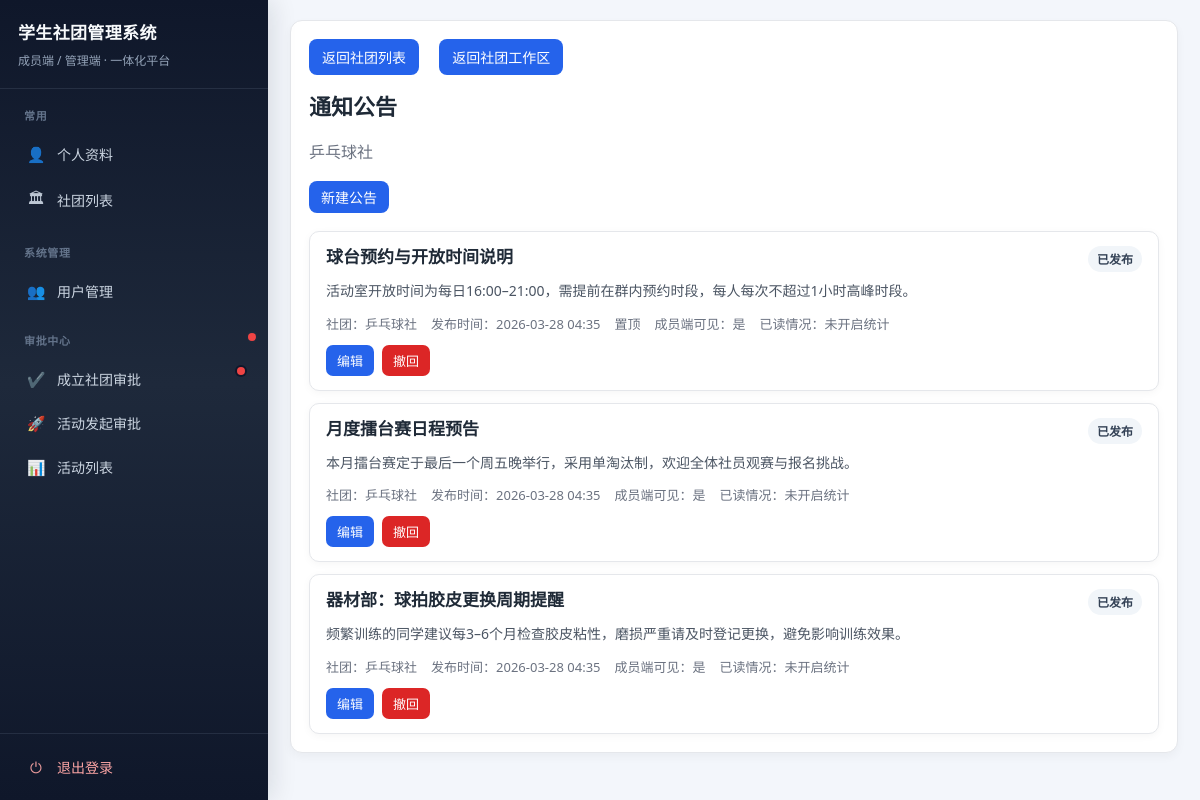
/my-clubs/7/notices/ (signed in), run on the app's committed database.
### club/models.py (models this page shows, shortened)
class ClubInfo(models.Model):
    name = models.CharField(max_length=128, default="学生社团")
    intro = models.TextField(blank=True)
    charter = models.TextField(blank=True)
    contact = models.CharField(max_length=128, blank=True)
    logo_url = models.URLField("标志图片链接", blank=True)
    logo = models.ImageField("标志图片（上传）", upload_to="club_logos/", blank=True)
    principal = models.CharField(max_length=64, blank=True)

class Notice(models.Model):
    club = models.ForeignKey(
        "ClubInfo",
        on_delete=models.CASCADE,
        null=True,
        blank=True,
        related_name="notices",
    )
    title = models.CharField(max_length=128)
    content = models.TextField()
    status = models.CharField(max_length=16, choices=NoticeStatus.choices, default=NoticeStatus.DRAFT)
    scope = models.CharField(max_length=16, choices=NoticeScope.choices, default=NoticeScope.ALL)
    target_department = models.ForeignKey(Department, on_delete=models.SET_NULL, null=True, blank=True)
    target_role = models.CharField(max_length=20, choices=RoleChoices.choices, null=True, blank=True)
    pinned = models.BooleanField(default=False)
    track_read_stats = models.BooleanField(
        "统计已读人数",
        default=False,
        help_text="开启后成员需在公告详情页手动标记已读，社长/副社长可参与统计；高级管理员仅可查看比例不参与标记。",
    )
    publish_at = models.DateTimeField(default=timezone.now)
    created_by = models.ForeignKey(settings.AUTH_USER_MODEL, on_delete=models.SET_NULL, null=True)
    created_at = models.DateTimeField(auto_now_add=True)
    class Meta:
        ordering = ["-pinned", "-publish_at", "-created_at"]

### club/views.py (the view, shortened to what this page needs)
# urls.py: path("notices/", views.notice_list, name="notice_list"),
@login_required
def notice_list(request, club_pk=None):
    profile = request.user.memberprofile
    if profile.role == RoleChoices.SUPER_ADMIN:
        if club_pk:
            club = get_object_or_404(ClubInfo, pk=club_pk)
            notices = Notice.objects.filter(club=club).order_by("-pinned", "-publish_at", "-created_at")
            notices = _attach_notice_read_stats(notices)
            return render(
                request,
                "club/notice_list.html",
                {
                    "club": club,
                    "notices": notices,
                    "read_ids": set(),
                    "is_super_admin_list": True,
                    "can_manage_notices": True,
                    "schedule_now": timezone.now(),
                },
            )
        messages.info(request, "请从社团列表进入具体社团后查看公告。")
        return redirect("club:club_list")

### club/views.py (called while the page is built)
def _attach_notice_read_stats(notices):
    notice_list = list(notices)
    for notice in notice_list:
        if notice.track_read_stats and notice.status == NoticeStatus.PUBLISHED and notice.club_id:
            _, eligible_count, read_count = _notice_read_stats_bundle(notice)
            notice.read_stat_text = f"{read_count}/{eligible_count} 已读"
        elif notice.track_read_stats:
            notice.read_stat_text = "待发布后统计"
        else:
            notice.read_stat_text = "未开启统计"
    return notice_list

### templates/club/notice_list.html (shortened to what this page needs)
{% extends 'club/base.html' %}
{% block page_back %}
{% if club %}
<p class="page-back">
    {% if user.memberprofile.role == 'super_admin' %}
    <a class="btn" href="{% url 'club:club_list' %}">返回社团列表</a>
    {% endif %}
    <a class="btn" href="{% url 'club:my_club_detail' club.pk %}" {% if user.memberprofile.role == 'super_admin' %}style="margin-left:8px;"{% endif %}>返回社团工作区</a>
</p>
{% else %}
<p class="page-back"><a class="btn" href="{% url 'club:my_clubs' %}">返回我的社团</a></p>
{% endif %}
{% endblock %}
{% block content %}
<h2>通知公告</h2>
{% if club %}
<p class="muted">{{ club.name }}</p>
{% else %}
<p class="muted">已汇总你加入社团中可见的全部通知公告。</p>
{% endif %}
{% if can_manage_notices and club %}
<div class="inline-actions notice-toolbar">
    <a class="btn" href="{% url 'club:club_notice_new' club.pk %}">新建公告</a>
</div>
{% endif %}
<div class="notice-card-list">
    {% for n in notices %}
    <article class="notice-card{% if n.is_unviewed %} notice-card-unviewed{% endif %}">
        <a class="notice-card-link" href="{% url 'club:notice_detail' n.pk %}" aria-label="查看公告：{{ n.title }}"></a>
        <div class="notice-card-head">
            <h3 class="notice-card-title">{{ n.title }}</h3>
            {% if can_manage_notices %}
            <span class="notice-status">{{ n.get_status_display }}</span>
            {% elif n.pinned %}
            <span class="notice-status">置顶</span>
            {% endif %}
        </div>
        <p class="notice-card-excerpt">{{ n.content|striptags|truncatechars:140 }}</p>
        <div class="notice-meta">
            <span>社团：{{ n.club.name }}</span>
            <span>发布时间：{{ n.publish_at|date:"Y-m-d H:i" }}</span>
            {% if n.pinned and can_manage_notices %}<span>置顶</span>{% endif %}
        {% if can_manage_notices %}
            {% if n.status == 'published' and n.publish_at > schedule_now %}
            <span>成员端可见：定时（{{ n.publish_at|date:"m-d H:i" }}起）</span>
            {% elif n.status == 'published' %}
            <span>成员端可见：是</span>
            {% else %}
            <span>成员端可见：否</span>
            {% endif %}
            <span>已读情况：{{ n.read_stat_text }}</span>
        {% endif %}
        </div>
        {% if can_manage_notices %}
        <div class="notice-card-actions">
                <a class="btn btn-sm" href="{% url 'club:club_notice_edit' n.club.pk n.pk %}">编辑</a>
                {% if n.status == 'published' %}
                <a class="btn btn-sm btn-danger" href="{% url 'club:club_notice_action' n.club.pk n.pk 'recall' %}">撤回</a>
                {% else %}
                <a class="btn btn-sm" href="{% url 'club:club_notice_action' n.club.pk n.pk 'publish' %}">发布</a>
                {% endif %}
        </div>
        {% endif %}
    </article>
    {% empty %}
    <div class="notice-empty muted">暂无公告</div>
    {% endfor %}
</div>
{% endblock %}

### templates/club/base.html (style rules this page uses)
:root { --bg: #f3f6fb; --card: #ffffff; --text: #1f2a37; --muted: #6b7280; --border: #e5e7eb; --primary: #2563eb; --primary-hover: #1d4ed8; --success-bg: #ecfdf3; }
* { box-sizing: border-box; }
body { margin: 0; background: var(--bg); color: var(--text); font-family: "Segoe UI", "Microsoft YaHei", Arial, sans-serif; min-height: 100vh; }
h2 { margin-top: 0; font-size: 22px; }
h3 { margin-top: 20px; }
.muted { color: var(--muted); }
button, input[type="submit"], .btn { border: none; border-radius: 8px; background: var(--primary); color: #fff; padding: 8px 13px; cursor: pointer; text-decoration: none; display: inline-block; font-size: 14px; font-family: inherit; }
.btn-danger { background: #dc2626 !important; color: #fff !important; }
.page-back { margin: 0 0 14px 0; }
.page-back a.btn { margin-right: 8px; }
.panel table td a, .panel .inline-actions a { display: inline-block; background: var(--primary); color: #fff !important; padding: 6px 12px; margin: 2px 4px 2px 0; border-radius: 8px; text-decoration: none; font-size: 14px; }
a { color: #1d4ed8; }
.btn-sm { padding: 6px 11px; font-size: 13px; border-radius: 7px; }
.inline-actions { display: flex; gap: 8px; flex-wrap: wrap; margin-top: 12px; }

### templates/club/notice_list.html (style rules this page uses)
.notice-toolbar { margin: 14px 0 16px; }
.notice-card-list { display: grid; grid-template-columns: 1fr; gap: 12px; margin-top: 14px; }
.notice-card { position: relative; border: 1px solid var(--border); border-radius: 10px; background: #fff; padding: 14px 16px; box-shadow: 0 2px 8px rgba(2, 6, 23, 0.04); transition: border-color 0.15s, box-shadow 0.15s, transform 0.15s; cursor: pointer; }
.notice-card-link { position: absolute; inset: 0; z-index: 1; border-radius: 10px; }
.notice-card-head { display: flex; justify-content: space-between; gap: 12px; align-items: flex-start; margin-bottom: 8px; }
.notice-card-title { margin: 0; font-size: 17px; line-height: 1.35; }
.notice-card-excerpt { margin: 8px 0 12px; color: #4b5563; font-size: 14px; line-height: 1.6; word-break: break-word; }
.notice-meta { display: flex; flex-wrap: wrap; gap: 8px 14px; color: var(--muted); font-size: 13px; line-height: 1.4; }
.notice-status { flex-shrink: 0; display: inline-block; padding: 4px 9px; border-radius: 999px; background: #f1f5f9; color: #334155; font-size: 12px; font-weight: 600; }
.notice-card-actions { position: relative; z-index: 2; display: flex; flex-wrap: wrap; gap: 8px; margin-top: 12px; }
.notice-card-actions .btn { margin: 0; }

### data on the page
ClubInfo: name "乒乓球社"
Notice: title "球台预约与开放时间说明", status "已发布", content "活动室开放时间为每日16:00–21:00，需提前在群内预约时段，每人每次不超过1小时高峰时段。", club.name "乒乓球社", publish_at "2026-03-28 04:35", pinned "置顶", shows "成员端可见：是", read_stat_text "未开启统计", shows "撤回"
Notice: title "月度擂台赛日程预告", status "已发布", content "本月擂台赛定于最后一个周五晚举行，采用单淘汰制，欢迎全体社员观赛与报名挑战。", club.name "乒乓球社", publish_at "2026-03-28 04:35", shows "成员端可见：是", read_stat_text "未开启统计", shows "撤回"
Notice: title "器材部：球拍胶皮更换周期提醒", status "已发布", content "频繁训练的同学建议每3–6个月检查胶皮粘性，磨损严重请及时登记更换，避免影响训练效果。", club.name "乒乓球社", publish_at "2026-03-28 04:35", shows "成员端可见：是", read_stat_text "未开启统计", shows "撤回"
